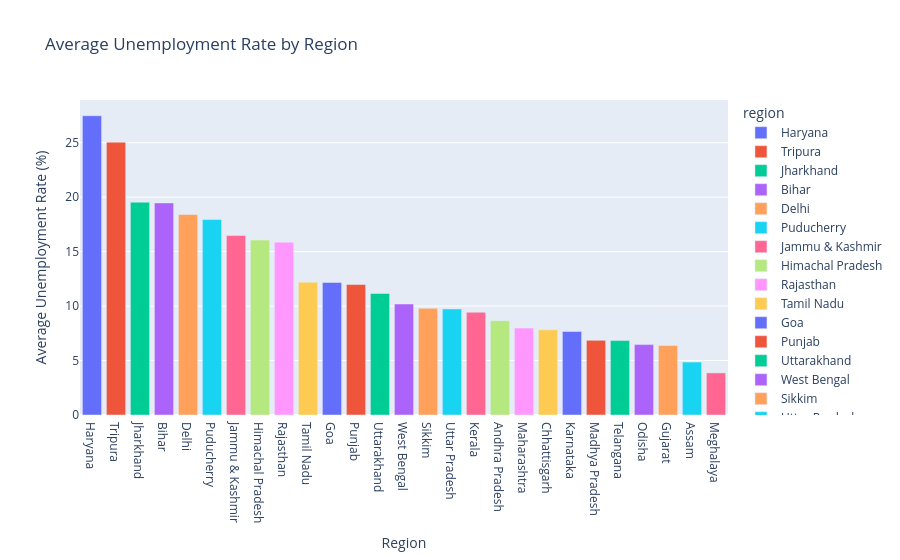

Notebook code cell kept with this figure:
### Markdown cell above
- average unemployment rate bar plot

### Code cell
df_region = df.groupby("region")["unemployment_rate"].mean().reset_index().sort_values('unemployment_rate', ascending=False)
fig = px.bar(
    df_region,
    x="region",
    y="unemployment_rate",
    color="region",
    title="Average Unemployment Rate by Region"
)

fig.update_layout(
    xaxis_title="Region",
    yaxis_title="Average Unemployment Rate (%)",
)

fig.show()

### Figure 1 — Plotly figure (JSON) as saved in the notebook; plotly's stock layout.template omitted (floating-point values rounded to 4 significant figures)
{"data": [{"hovertemplate": "region=%{x}<br>unemployment_rate=%{y}<extra></extra>", "legendgroup": "Haryana", "marker": {"color": "#636efa", "pattern": {"shape": ""}}, "name": "Haryana", "orientation": "v", "showlegend": true, "textposition": "auto", "type": "bar", "x": ["Haryana"], "xaxis": "x", "y": [27.48], "yaxis": "y"}, {"hovertemplate": "region=%{x}<br>unemployment_rate=%{y}<extra></extra>", "legendgroup": "Tripura", "marker": {"color": "#EF553B", "pattern": {"shape": ""}}, "name": "Tripura", "orientation": "v", "showlegend": true, "textposition": "auto", "type": "bar", "x": ["Tripura"], "xaxis": "x", "y": [25.05], "yaxis": "y"}, {"hovertemplate": "region=%{x}<br>unemployment_rate=%{y}<extra></extra>", "legendgroup": "Jharkhand", "marker": {"color": "#00cc96", "pattern": {"shape": ""}}, "name": "Jharkhand", "orientation": "v", "showlegend": true, "textposition": "auto", "type": "bar", "x": ["Jharkhand"], "xaxis": "x", "y": [19.54], "yaxis": "y"}, {"hovertemplate": "region=%{x}<br>unemployment_rate=%{y}<extra></extra>", "legendgroup": "Bihar", "marker": {"color": "#ab63fa", "pattern": {"shape": ""}}, "name": "Bihar", "orientation": "v", "showlegend": true, "textposition": "auto", "type": "bar", "x": ["Bihar"], "xaxis": "x", "y": [19.47], "yaxis": "y"}, {"hovertemplate": "region=%{x}<br>unemployment_rate=%{y}<extra></extra>", "legendgroup": "Delhi", "marker": {"color": "#FFA15A", "pattern": {"shape": ""}}, "name": "Delhi", "orientation": "v", "showlegend": true, "textposition": "auto", "type": "bar", "x": ["Delhi"], "xaxis": "x", "y": [18.41], "yaxis": "y"}, {"hovertemplate": "region=%{x}<br>unemployment_rate=%{y}<extra></extra>", "legendgroup": "Puducherry", "marker": {"color": "#19d3f3", "pattern": {"shape": ""}}, "name": "Puducherry", "orientation": "v", "showlegend": true, "textposition": "auto", "type": "bar", "x": ["Puducherry"], "xaxis": "x", "y": [17.94], "yaxis": "y"}, {"hovertemplate": "region=%{x}<br>unemployment_rate=%{y}<extra></extra>", "legendgroup": "Jammu & Kashmir", "marker": {"color": "#FF6692", "pattern": {"shape": ""}}, "name": "Jammu & Kashmir", "orientation": "v", "showlegend": true, "textposition": "auto", "type": "bar", "x": ["Jammu & Kashmir"], "xaxis": "x", "y": [16.48], "yaxis": "y"}, {"hovertemplate": "region=%{x}<br>unemployment_rate=%{y}<extra></extra>", "legendgroup": "Himachal Pradesh", "marker": {"color": "#B6E880", "pattern": {"shape": ""}}, "name": "Himachal Pradesh", "orientation": "v", "showlegend": true, "textposition": "auto", "type": "bar", "x": ["Himachal Pradesh"], "xaxis": "x", "y": [16.07], "yaxis": "y"}, {"hovertemplate": "region=%{x}<br>unemployment_rate=%{y}<extra></extra>", "legendgroup": "Rajasthan", "marker": {"color": "#FF97FF", "pattern": {"shape": ""}}, "name": "Rajasthan", "orientation": "v", "showlegend": true, "textposition": "auto", "type": "bar", "x": ["Rajasthan"], "xaxis": "x", "y": [15.87], "yaxis": "y"}, {"hovertemplate": "region=%{x}<br>unemployment_rate=%{y}<extra></extra>", "legendgroup": "Tamil Nadu", "marker": {"color": "#FECB52", "pattern": {"shape": ""}}, "name": "Tamil Nadu", "orientation": "v", "showlegend": true, "textposition": "auto", "type": "bar", "x": ["Tamil Nadu"], "xaxis": "x", "y": [12.19], "yaxis": "y"}, {"hovertemplate": "region=%{x}<br>unemployment_rate=%{y}<extra></extra>", "legendgroup": "Goa", "marker": {"color": "#636efa", "pattern": {"shape": ""}}, "name": "Goa", "orientation": "v", "showlegend": true, "textposition": "auto", "type": "bar", "x": ["Goa"], "xaxis": "x", "y": [12.17], "yaxis": "y"}, {"hovertemplate": "region=%{x}<br>unemployment_rate=%{y}<extra></extra>", "legendgroup": "Punjab", "marker": {"color": "#EF553B", "pattern": {"shape": ""}}, "name": "Punjab", "orientation": "v", "showlegend": true, "textposition": "auto", "type": "bar", "x": ["Punjab"], "xaxis": "x", "y": [11.98], "yaxis": "y"}, {"hovertemplate": "region=%{x}<br>unemployment_rate=%{y}<extra></extra>", "legendgroup": "Uttarakhand", "marker": {"color": "#00cc96", "pattern": {"shape": ""}}, "name": "Uttarakhand", "orientation": "v", "showlegend": true, "textposition": "auto", "type": "bar", "x": ["Uttarakhand"], "xaxis": "x", "y": [11.16], "yaxis": "y"}, {"hovertemplate": "region=%{x}<br>unemployment_rate=%{y}<extra></extra>", "legendgroup": "West Bengal", "marker": {"color": "#ab63fa", "pattern": {"shape": ""}}, "name": "West Bengal", "orientation": "v", "showlegend": true, "textposition": "auto", "type": "bar", "x": ["West Bengal"], "xaxis": "x", "y": [10.19], "yaxis": "y"}, {"hovertemplate": "region=%{x}<br>unemployment_rate=%{y}<extra></extra>", "legendgroup": "Sikkim", "marker": {"color": "#FFA15A", "pattern": {"shape": ""}}, "name": "Sikkim", "orientation": "v", "showlegend": true, "textposition": "auto", "type": "bar", "x": ["Sikkim"], "xaxis": "x", "y": [9.793], "yaxis": "y"}, {"hovertemplate": "region=%{x}<br>unemployment_rate=%{y}<extra></extra>", "legendgroup": "Uttar Pradesh", "marker": {"color": "#19d3f3", "pattern": {"shape": ""}}, "name": "Uttar Pradesh", "orientation": "v", "showlegend": true, "textposition": "auto", "type": "bar", "x": ["Uttar Pradesh"], "xaxis": "x", "y": [9.737], "yaxis": "y"}, {"hovertemplate": "region=%{x}<br>unemployment_rate=%{y}<extra></extra>", "legendgroup": "Kerala", "marker": {"color": "#FF6692", "pattern": {"shape": ""}}, "name": "Kerala", "orientation": "v", "showlegend": true, "textposition": "auto", "type": "bar", "x": ["Kerala"], "xaxis": "x", "y": [9.434], "yaxis": "y"}, {"hovertemplate": "region=%{x}<br>unemployment_rate=%{y}<extra></extra>", "legendgroup": "Andhra Pradesh", "marker": {"color": "#B6E880", "pattern": {"shape": ""}}, "name": "Andhra Pradesh", "orientation": "v", "showlegend": true, "textposition": "auto", "type": "bar", "x": ["Andhra Pradesh"], "xaxis": "x", "y": [8.664], "yaxis": "y"}, {"hovertemplate": "region=%{x}<br>unemployment_rate=%{y}<extra></extra>", "legendgroup": "Maharashtra", "marker": {"color": "#FF97FF", "pattern": {"shape": ""}}, "name": "Maharashtra", "orientation": "v", "showlegend": true, "textposition": "auto", "type": "bar", "x": ["Maharashtra"], "xaxis": "x", "y": [7.979], "yaxis": "y"}, {"hovertemplate": "region=%{x}<br>unemployment_rate=%{y}<extra></extra>", "legendgroup": "Chhattisgarh", "marker": {"color": "#FECB52", "pattern": {"shape": ""}}, "name": "Chhattisgarh", "orientation": "v", "showlegend": true, "textposition": "auto", "type": "bar", "x": ["Chhattisgarh"], "xaxis": "x", "y": [7.819], "yaxis": "y"}, {"hovertemplate": "region=%{x}<br>unemployment_rate=%{y}<extra></extra>", "legendgroup": "Karnataka", "marker": {"color": "#636efa", "pattern": {"shape": ""}}, "name": "Karnataka", "orientation": "v", "showlegend": true, "textposition": "auto", "type": "bar", "x": ["Karnataka"], "xaxis": "x", "y": [7.668], "yaxis": "y"}, {"hovertemplate": "region=%{x}<br>unemployment_rate=%{y}<extra></extra>", "legendgroup": "Madhya Pradesh", "marker": {"color": "#EF553B", "pattern": {"shape": ""}}, "name": "Madhya Pradesh", "orientation": "v", "showlegend": true, "textposition": "auto", "type": "bar", "x": ["Madhya Pradesh"], "xaxis": "x", "y": [6.854], "yaxis": "y"}, {"hovertemplate": "region=%{x}<br>unemployment_rate=%{y}<extra></extra>", "legendgroup": "Telangana", "marker": {"color": "#00cc96", "pattern": {"shape": ""}}, "name": "Telangana", "orientation": "v", "showlegend": true, "textposition": "auto", "type": "bar", "x": ["Telangana"], "xaxis": "x", "y": [6.833], "yaxis": "y"}, {"hovertemplate": "region=%{x}<br>unemployment_rate=%{y}<extra></extra>", "legendgroup": "Odisha", "marker": {"color": "#ab63fa", "pattern": {"shape": ""}}, "name": "Odisha", "orientation": "v", "showlegend": true, "textposition": "auto", "type": "bar", "x": ["Odisha"], "xaxis": "x", "y": [6.462], "yaxis": "y"}, {"hovertemplate": "region=%{x}<br>unemployment_rate=%{y}<extra></extra>", "legendgroup": "Gujarat", "marker": {"color": "#FFA15A", "pattern": {"shape": ""}}, "name": "Gujarat", "orientation": "v", "showlegend": true, "textposition": "auto", "type": "bar", "x": ["Gujarat"], "xaxis": "x", "y": [6.376], "yaxis": "y"}, {"hovertemplate": "region=%{x}<br>unemployment_rate=%{y}<extra></extra>", "legendgroup": "Assam", "marker": {"color": "#19d3f3", "pattern": {"shape": ""}}, "name": "Assam", "orientation": "v", "showlegend": true, "textposition": "auto", "type": "bar", "x": ["Assam"], "xaxis": "x", "y": [4.856], "yaxis": "y"}, {"hovertemplate": "region=%{x}<br>unemployment_rate=%{y}<extra></extra>", "legendgroup": "Meghalaya", "marker": {"color": "#FF6692", "pattern": {"shape": ""}}, "name": "Meghalaya", "orientation": "v", "showlegend": true, "textposition": "auto", "type": "bar", "x": ["Meghalaya"], "xaxis": "x", "y": [3.866], "yaxis": "y"}], "layout": {"barmode": "relative", "legend": {"title": {"text": "region"}, "tracegroupgap": 0}, "title": {"text": "Average Unemployment Rate by Region"}, "xaxis": {"anchor": "y", "categoryarray": ["Haryana", "Tripura", "Jharkhand", "Bihar", "Delhi", "Puducherry", "Jammu & Kashmir", "Himachal Pradesh", "Rajasthan", "Tamil Nadu", "Goa", "Punjab", "Uttarakhand", "West Bengal", "Sikkim", "Uttar Pradesh", "Kerala", "Andhra Pradesh", "Maharashtra", "Chhattisgarh", "Karnataka", "Madhya Pradesh", "Telangana", "Odisha", "Gujarat", "Assam", "Meghalaya"], "categoryorder": "array", "domain": [0, 1], "title": {"text": "Region"}}, "yaxis": {"anchor": "x", "domain": [0, 1], "title": {"text": "Average Unemployment Rate (%)"}}}}
